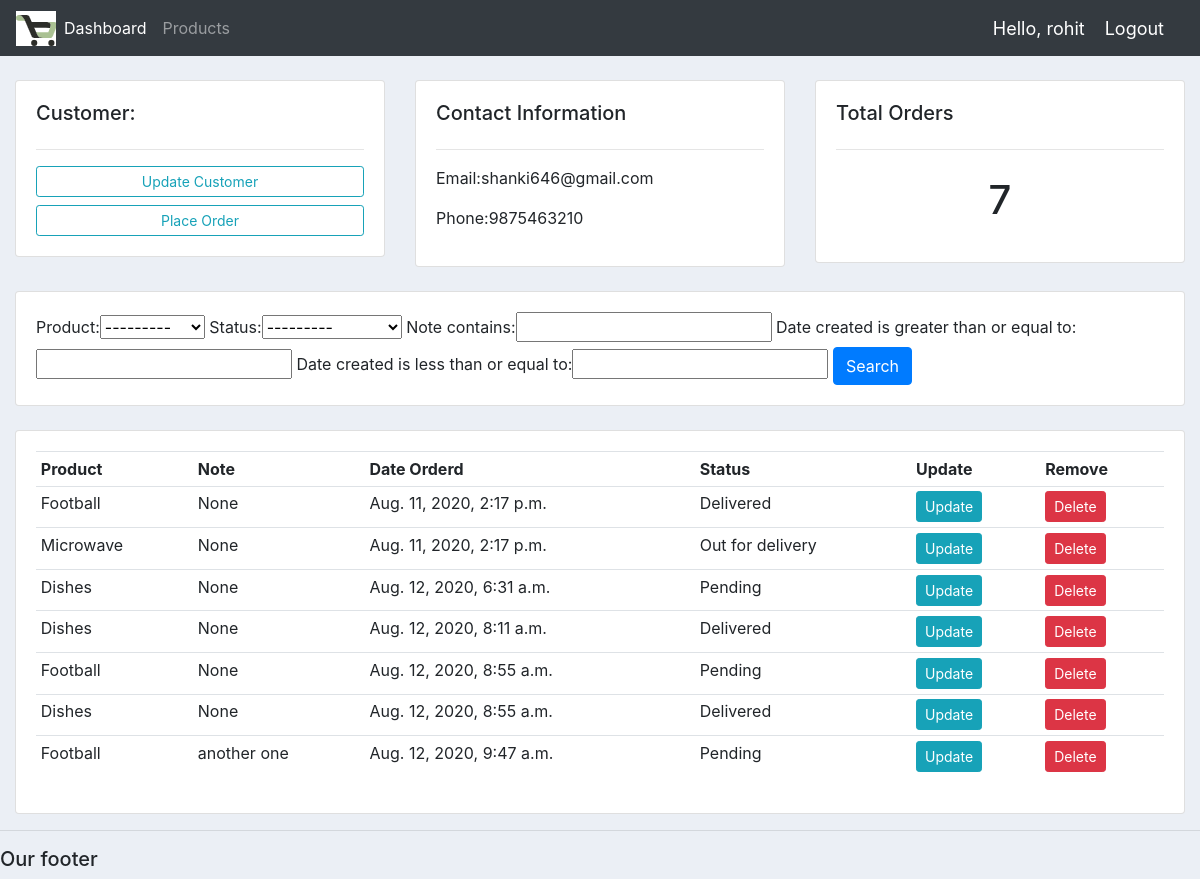
The app's page /customer/1/ (signed in) with its own data.
### accounts/models.py (models this page shows, shortened)
class Customer(models.Model):
    user = models.OneToOneField(User,null = True,blank = True, on_delete = models.CASCADE)
    name = models.CharField(max_length=200, null=True)
    phone = models.CharField(max_length=200, null=True)
    email = models.CharField(max_length=200, null=True)
    profile_pic = models.ImageField(default ="profile1.png", null = True, blank = True)
    date_created = models.DateTimeField(auto_now_add=True, null=True)

class Order(models.Model):
    STATUS = (
        ('Pending','Pending'),
        ('Out for delivery','Out for delivery'),
        ('Delivered','Delivered'),
        )
    customer = models.ForeignKey(Customer,null = True , on_delete= models.SET_NULL)
    product = models.ForeignKey(Product,null = True , on_delete= models.SET_NULL)
    status = models.CharField(max_length=200, null=True,choices = STATUS)
    date_created = models.DateTimeField(auto_now_add=True, null=True)
    note = models.CharField(max_length=1000, null=True)

class Product(models.Model):
    CATEGORY = (
        ('Indoor','Indoor'),
        ('Out Door','Out Door'),
        )
    name = models.CharField(max_length=200, null=True)
    price = models.FloatField(null = True)
    category = models.CharField(max_length=200, null=True,choices = CATEGORY)
    description = models.CharField(max_length=200, null=True,blank = True)
    date_created = models.DateTimeField(auto_now_add=True, null=True)
    tags = models.ManyToManyField(Tag)
    def __str__(self):
        return self.name

### accounts/decorators.py (the view)
        def wrapper_func(request,*args,**kwargs):
            group = None
            if request.user.groups.exists():
                group = request.user.groups.all()[0].name
            if group in allowed_roles:
                return view_func(request,*args,**kwargs)
            else:
                return HttpResponse('You are not authorized to view this page')

### accounts/views.py (called while the page is built)
@login_required(login_url='login')
@allowed_users(allowed_roles=['Admin'])
def customer(request,pk):
    customer = Customer.objects.get(id=pk )
    orders = customer.order_set.all()
    order_count = orders.count()
    myFilter = OrderFilter(request.GET,queryset=orders)
    orders = myFilter.qs
    context = {'customer':customer,'orders':orders,'order_count':order_count,'myFilter':myFilter}
    return render(request,'accounts/customer.html',context)

### accounts/templates/accounts/customer.html
{%  extends 'accounts/main.html' %}
{% block content %}
	<br>
<div class="row">
	<div class="col-md">
		<div class="card card-body">
			<h5>Customer:</h5>
			<hr>
			<a class="btn btn-outline-info  btn-sm btn-block" href="">Update Customer</a>
			<a class="btn btn-outline-info  btn-sm btn-block" href="{% url 'create_order' customer.id %}">Place Order</a>
		</div>
	</div>
	<div class="col-md">
		<div class="card card-body">
			<h5>Contact Information</h5>
			<hr>
			<p>Email:{{customer.email}} </p>
			<p>Phone:{{customer.phone}} </p>
		</div>
	</div>
	<div class="col-md">
		<div class="card card-body">
			<h5>Total Orders</h5>
			<hr>
			<h1 style="text-align: center;padding: 10px">{{order_count}}</h1>
		</div>
	</div>
</div>
<br>
<div class="row">
	<div class="col">
		<div class="card card-body">
			<form method="get">
    			{{myFilter.form}}
		    <button class="btn btn-primary" type="submit">Search</button>
		  </form>
		</div>
	</div>
</div>
<br>
<div class="row">
	<div class="col-md">
		<div class="card card-body">
			<table class="table table-sm">
				<tr>
					<th>Product</th>
					<th>Note</th>
					<th>Date Orderd</th>
					<th>Status</th>
					<th>Update</th>
					<th>Remove</th>
				</tr>
				{% for order in orders %}
    			<tr>
        			<td>{{order.product}}</td>
        			<td>{{order.note}}</td>
        			<td>{{order.date_created}}</td>
        			<td>{{order.status}}</td>
        			<td><a class="btn btn-sm btn-info" href="{% url 'update_order' order.id %}">Update</a></td>
                	<td><a class="btn btn-sm btn-danger" href="{% url 'delete_order' order.id %}">Delete</a></td>
    			</tr>
				{% endfor %}
			</table>
		</div>
	</div>
</div>
{% endblock %}

### accounts/templates/accounts/navbar.html (shortened to what this page needs)
{% load static %}
<nav class="navbar navbar-expand-lg navbar-dark bg-dark">
 <img src="{% static 'images/logo.png' %}">
  <div class="collapse navbar-collapse" id="navbarNav">
    <ul class="navbar-nav">
      {% if request.user.is_staff %}
      <li class="nav-item active">
        <a class="nav-link" href="{% url 'home' %}">Dashboard</a>
      </li>
      <li class="nav-item">
        <a class="nav-link" href="{% url 'products' %}">Products</a>
      </li>
      {% else %}
       <li class="nav-item">
        <a class="nav-link" href="{% url 'account' %}">Settings</a>
      </li>
      {% endif %}
    </ul>
  </div>
  <span class="hello-msg">Hello, {{request.user}}</span>
  <span ><a  class="hello-msg" href="{% url 'logout' %}">Logout</a></span>
</nav>

### static/css/main.css (style rules this page uses)
body { background-color: #ebeff5; }

### accounts/templates/accounts/navbar.html (style rules this page uses)
.hello-msg { font-size: 18px; color: #fff; margin-right: 20px; }

### records on screen
Customer: email "shanki646@gmail.com", phone "9875463210"
Order: product "Football", note "None", date_created "Aug. 11, 2020, 2:17 p.m.", status "Delivered"
Order: product "Microwave", note "None", date_created "Aug. 11, 2020, 2:17 p.m.", status "Out for delivery"
Order: product "Dishes", note "None", date_created "Aug. 12, 2020, 6:31 a.m.", status "Pending"
Order: product "Dishes", note "None", date_created "Aug. 12, 2020, 8:11 a.m.", status "Delivered"
Order: product "Football", note "None", date_created "Aug. 12, 2020, 8:55 a.m.", status "Pending"
Order: product "Dishes", note "None", date_created "Aug. 12, 2020, 8:55 a.m.", status "Delivered"
Order: product "Football", note "another one", date_created "Aug. 12, 2020, 9:47 a.m.", status "Pending"

### other values on screen
{{ request.user }} "rohit"
{{ order_count }} "7"
